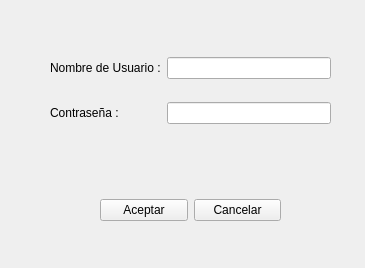
<?xml version="1.0" encoding="UTF-8"?>
<ui version="4.0">
 <class>registro</class>
 <widget class="QWidget" name="registro">
  <property name="geometry">
   <rect>
    <x>0</x>
    <y>0</y>
    <width>365</width>
    <height>268</height>
   </rect>
  </property>
  <property name="windowTitle">
   <string>Registro</string>
  </property>
  <widget class="QWidget" name="gridLayoutWidget">
   <property name="geometry">
    <rect>
     <x>50</x>
     <y>40</y>
     <width>281</width>
     <height>101</height>
    </rect>
   </property>
   <layout class="QGridLayout" name="gridLayout">
    <item row="1" column="1">
     <widget class="QLineEdit" name="lineEdit_2"/>
    </item>
    <item row="0" column="1">
     <widget class="QLineEdit" name="lineEdit"/>
    </item>
    <item row="0" column="0">
     <widget class="QLabel" name="nombre">
      <property name="text">
       <string>Nombre de Usuario :</string>
      </property>
     </widget>
    </item>
    <item row="1" column="0">
     <widget class="QLabel" name="contrasea">
      <property name="text">
       <string>Contraseña :</string>
      </property>
     </widget>
    </item>
   </layout>
  </widget>
  <widget class="QWidget" name="horizontalLayoutWidget">
   <property name="geometry">
    <rect>
     <x>100</x>
     <y>190</y>
     <width>181</width>
     <height>41</height>
    </rect>
   </property>
   <layout class="QHBoxLayout" name="horizontalLayout">
    <item>
     <widget class="QPushButton" name="aceptar">
      <property name="text">
       <string>Aceptar</string>
      </property>
     </widget>
    </item>
    <item>
     <widget class="QPushButton" name="cancelar">
      <property name="text">
       <string>Cancelar</string>
      </property>
     </widget>
    </item>
   </layout>
  </widget>
 </widget>
 <resources/>
 <connections/>
</ui>
